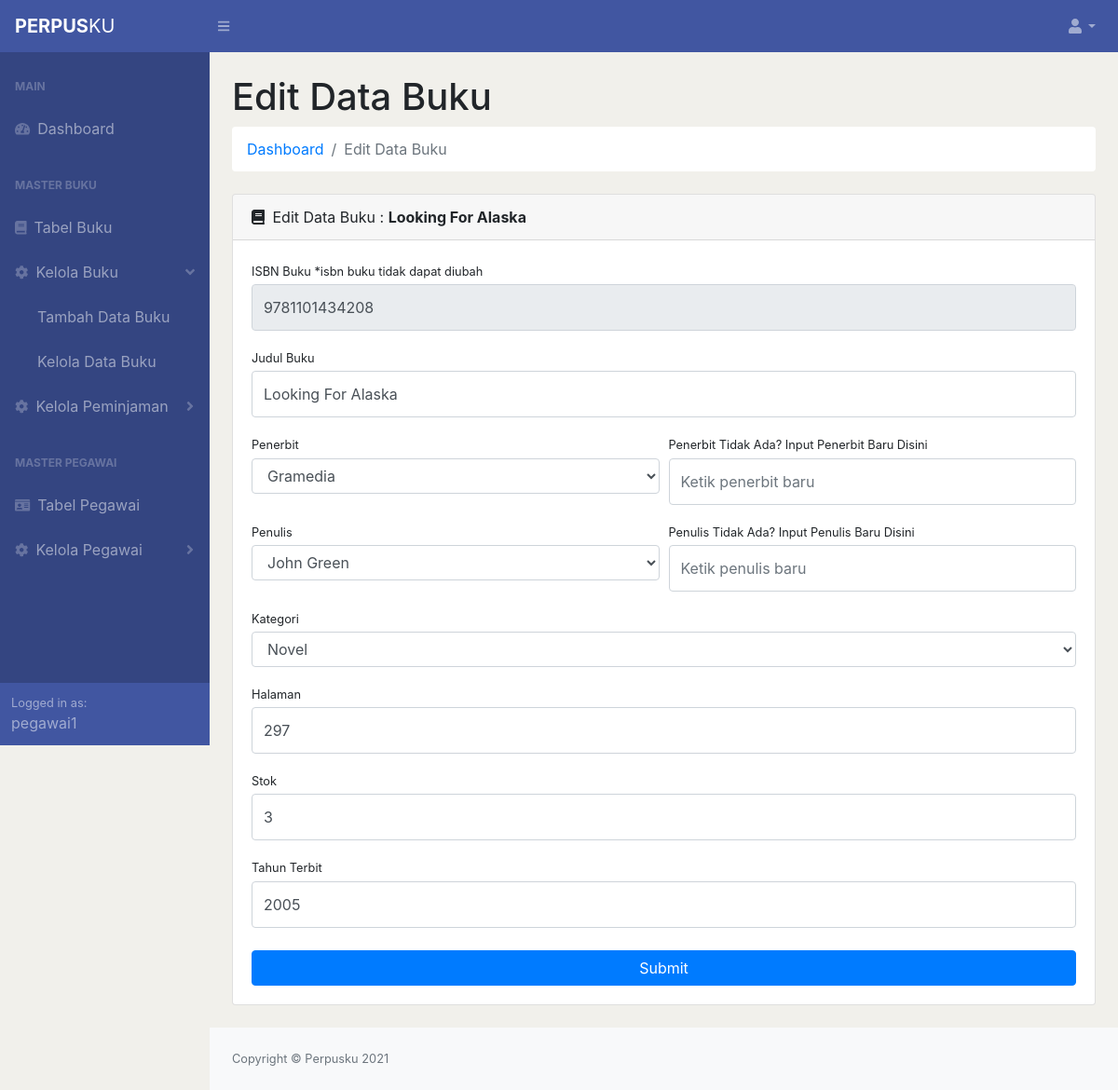
The page /perpusku/views/pegawai/edit-data-buku.php?isbn_buku=9781101434208 (signed in) on the database its author committed.
### tables this page shows
CREATE TABLE IF NOT EXISTS buku (
  isbn_buku varchar(20) PRIMARY KEY,
  judul varchar(100) NOT NULL,
  id_penerbit int NOT NULL,
  id_penulis int NOT NULL,
  id_kategori int NOT NULL,
  halaman int NOT NULL,
  stok int NOT NULL,
  tahun_terbit year NOT NULL,
  FOREIGN KEY (id_penerbit) REFERENCES penerbit(id_penerbit),
  FOREIGN KEY (id_penulis) REFERENCES penulis(id_penulis),
  FOREIGN KEY (id_kategori) REFERENCES kategori(id_kategori)
);

### perpusku/views/pegawai/edit-data-buku.php (the view, shortened to what this page needs)
<?php
include '../../resources/config.php';
?>
<!DOCTYPE html>
<html lang="en">
    <head>
        <link href="../css/styles.css" rel="stylesheet" />
        <link href="https://cdn.datatables.net/1.10.20/css/dataTables.bootstrap4.min.css" rel="stylesheet" />
    </head>
    <body style="background-color: #F1F0EB !important;" class="sb-nav-fixed">
        <nav style="background-color: #4156A1 !important;" class="sb-topnav navbar navbar-expand navbar-dark bg-dark">
            <a style="cursor: default;" class="navbar-brand"><strong>PERPUS</strong>KU</a>
            <button class="btn btn-link btn-sm order-1 order-lg-0" id="sidebarToggle" href="#"><i class="fas fa-bars"></i></button>
            <ul class="navbar-nav ml-auto ml-md-0">
                <li class="nav-item dropdown">
                    <a class="nav-link dropdown-toggle" id="userDropdown" href="#" role="button" data-toggle="dropdown" aria-haspopup="true" aria-expanded="false"><i class="fas fa-user fa-fw"></i></a>
                </li>
            </ul>
        </nav>
        <div id="layoutSidenav">
            <div id="layoutSidenav_nav">
                <nav class="sb-sidenav accordion sb-sidenav-dark" id="sidenavAccordion">
                    <div style="background-color: #344581 !important;" class="sb-sidenav-menu">
                        <div class="nav">
                            <div class="sb-sidenav-menu-heading">MAIN</div>
                            <a class="nav-link" href="dashboard.php">
                                <div class="sb-nav-link-icon"><i class="fas fa-tachometer-alt"></i></div>
                                Dashboard
                            </a>
                            <div class="sb-sidenav-menu-heading">MASTER BUKU</div>
                            <a class="nav-link" href="./tabel-buku.php">
                                <div class="sb-nav-link-icon"><i class="fas fa-book"></i></div>
                                Tabel Buku
                            </a>
                            <a class="nav-link" href="#" data-toggle="collapse" data-target="#collapseEditBuku" aria-expanded="false" aria-controls="collapseLayouts">
                                <div class="sb-nav-link-icon"><i class="fa fa-cog" aria-hidden="true"></i></div>
                                Kelola Buku
                                <div class="sb-sidenav-collapse-arrow"><i class="fas fa-angle-down"></i></div>
                            </a>
                            <div class="collapse show" id="collapseEditBuku" aria-labelledby="headingOne" data-parent="#sidenavAccordion">
                                <nav class="sb-sidenav-menu-nested nav">
                                    <a class="nav-link" href="./tambah-data-buku.php">Tambah Data Buku</a>
                                    <a class="nav-link" href="./kelola-data-buku.php">Kelola Data Buku</a>
                                </nav>
                            </div>
                            <a class="nav-link collapsed" href="#" data-toggle="collapse" data-target="#collapseEditPeminjaman" aria-expanded="false" aria-controls="collapseLayouts">
                                <div class="sb-nav-link-icon"><i class="fa fa-cog" aria-hidden="true"></i></div>
                                Kelola Peminjaman
                                <div class="sb-sidenav-collapse-arrow"><i class="fas fa-angle-down"></i></div>
                            </a>
                            <div class="sb-sidenav-menu-heading">MASTER PEGAWAI</div>
                            <a class="nav-link" href="./tabel-pegawai.php">
                                <div class="sb-nav-link-icon"><i class="fa fa-id-card" aria-hidden="true"></i></i></div>
                                Tabel Pegawai
                            </a>
                            <a class="nav-link collapsed" href="#" data-toggle="collapse" data-target="#collapseDataPegawai" aria-expanded="false" aria-controls="collapseLayouts">
                                <div class="sb-nav-link-icon"><i class="fa fa-cog" aria-hidden="true"></i></div>
                                Kelola Pegawai
                                <div class="sb-sidenav-collapse-arrow"><i class="fas fa-angle-down"></i></div>
                            </a>
                        </div>
                    </div>
                    <div style="background-color: #4156A1 !important;" class="sb-sidenav-footer">
                        <div class="small">Logged in as:</div>
                        <?php echo $_SESSION['username'] ?>
                    </div>
                </nav>
            </div>
            <div id="layoutSidenav_content">
                <main>
                    <div class="container-fluid">
                        <h1 class="mt-4">Edit Data Buku</h1>
                        <ol style="background-color: white !important;" class="breadcrumb mb-4">
                            <li class="breadcrumb-item"><a href="./dashboard.php">Dashboard</a></li>
                            <li class="breadcrumb-item active">Edit Data Buku</li>
                        </ol>
                        <div class="card mb-4">
                            <div class="card-header">
                                <i class="fas fa-book mr-1"></i>
                                Edit Data Buku :
                                <?php
                                    $sql = "SELECT * FROM buku WHERE isbn_buku = '$_GET[isbn_buku]'";
                                    $result = mysqli_query($conn, $sql);
                                    $edit = mysqli_fetch_assoc($result);
                                    echo "<strong>$edit[judul]</strong>";
                                ?>
                            </div>
                            <div class="card-body">
                                <form action="../../resources/pegawai/edit-data-buku.php" method="POST" name="form-tambah-data-buku">
                                    <div class="form-group">
                                        <label class="small mb-1" for="inputISBN">ISBN Buku *isbn buku tidak dapat diubah</label>
                                        <input class="form-control py-4" id="inputISBN" name="isbn_buku" type="number" value="<?php echo $edit['isbn_buku'] ?>" readonly="readonly" />
                                    </div>
                                    <div class="form-group">
                                        <label class="small mb-1" for="inputJudul">Judul Buku</label>
                                        <input class="form-control py-4" id="inputJudul" name="judul" type="text" value="<?php echo $edit['judul'] ?>" placeholder="Ketik judul buku" />
                                    </div>
                                    <div class="form-row">
                                        <div class="col-md-6">
                                            <div class="form-group">
                                                <label class="small mb-1" for="inputPenerbit">Penerbit</label>
                                                <select style="overflow: scroll;" class="form-control" id="inputPenerbit" name="penerbit" >
                                                    <?php
                                                    include '../../resources/config.php';
                                                    $sql = "SELECT * FROM penerbit";
                                                    $penerbit = mysqli_query($conn, $sql);
                                                    while ($data= mysqli_fetch_assoc($penerbit)) {
                                                        if ($data['id_penerbit'] == $edit['id_penerbit']) {
                                                            echo "<option value=".$data['id_penerbit']." selected>".$data['penerbit']."</option>";
                                                        }
                                                        else {
                                                            echo "<option value=".$data['id_penerbit'].">".$data['penerbit']."</option>";
                                                        }
                                                    }
                                                    ?>
                                                </select>
                                            </div>
                                        </div>
                                        <div class="col-md-6">
                                            <div class="form-group">
                                                <label class="small mb-1" for="inputPenerbitBaru">Penerbit Tidak Ada? Input Penerbit Baru Disini</label>
                                                <input class="form-control py-4" id="inputPenerbitBaru" name="penerbit_baru" type="text" placeholder="Ketik penerbit baru" />
                                            </div>
                                        </div>
                                    </div>
                                    <div class="form-row">
                                        <div class="col-md-6">
                                            <div class="form-group">
                                                <label class="small mb-1" for="inputPenulis">Penulis</label>
                                                <select style="overflow: scroll;" class="form-control" id="inputPenulis" name="penulis">
                                                    <?php
                                                    include '../../resources/config.php';
                                                    $sql = "SELECT * FROM penulis";
                                                    $penulis = mysqli_query($conn, $sql);
                                                    while ($data= mysqli_fetch_assoc($penulis)) {
                                                        if ($data['id_penulis'] == $edit['id_penulis']) {
                                                            echo "<option value=".$data['id_penulis']." selected>".$data['penulis']."</option>";
                                                        }
                                                        else {
                                                            echo "<option value=".$data['id_penulis'].">".$data['penulis']."</option>";
                                                        }
                                                    }
                                                    ?>
                                                </select>
                                            </div>
                                        </div>
                                        <div class="col-md-6">
                                            <div class="form-group">
                                                <label class="small mb-1" for="inputPenulisBaru">Penulis Tidak Ada? Input Penulis Baru Disini</label>
                                                <input class="form-control py-4" id="inputPenulisBaru" name="penulis_baru" type="text" placeholder="Ketik penulis baru" />
                                            </div>
                                        </div>
                                    </div>
                                    <div class="form-group">
                                        <label class="small mb-1" for="inputKategori">Kategori</label>
                                            <select style="overflow: scroll;" class="form-control" id="inputKategori" name="kategori">
                                                <?php
                                                include '../../resources/config.php';
                                                $sql = "SELECT * FROM kategori";
                                                $kategori = mysqli_query($conn, $sql);
                                                while ($data= mysqli_fetch_assoc($kategori)) {
                                                    if ($data['id_kategori'] == $edit['id_kategori']) {
                                                        echo "<option value=".$data['id_kategori']." selected>".$data['kategori']."</option>";
                                                    }
                                                    else {
                                                        echo "<option value=".$data['id_kategori'].">".$data['kategori']."</option>";
                                                    }
                                                }
                                                ?>
                                            </select>
                                    </div>
                                    <div class="form-group">
                                        <label class="small mb-1" for="inputHalaman">Halaman</label>
                                        <input class="form-control py-4" id="inputHalaman" name="halaman" type="number" value="<?php echo $edit['halaman'] ?>" placeholder="Ketik jumlah halaman buku" />
                                    </div>
                                    <div class="form-group">
                                        <label class="small mb-1" for="inputStok">Stok</label>
                                        <input class="form-control py-4" id="inputStok" name="stok" type="number" value="<?php echo $edit['stok'] ?>" placeholder="Ketik jumlah stok buku" />
                                    </div>
                                    <div class="form-group">
                                        <label class="small mb-1" for="inputTahunTerbit">Tahun Terbit</label>
                                        <input class="form-control py-4" id="inputTahunTerbit" name="tahun_terbit" type="text" value="<?php echo $edit['tahun_terbit'] ?>" placeholder="yyyy" maxlength="4"/>
                                    </div>
                                    <div class="form-group mt-4 mb-0">
                                        <button class="btn btn-primary btn-block" type="submit" name="Submit" value="Submit">Submit</button>
                                    </div>
                                </form>
                            </div>
                        </div>
                    </div>
                </main>
                <footer class="py-4 bg-light mt-auto">
                    <div class="container-fluid">
                        <div class="d-flex align-items-center justify-content-between small">
                            <div class="text-muted">Copyright &copy; Perpusku 2021</div>
                        </div>
                    </div>
                </footer>
            </div>
        </div>
    </body>
</html>

### rows shown on the page
buku: judul "Looking For Alaska", isbn_buku "9781101434208", halaman "297", stok "3", tahun_terbit "2005"

### other values the page prints
$_SESSION['username'] "pegawai1"
form field penerbit "Gramedia"
form field penulis "John Green"
form field kategori "Novel"
